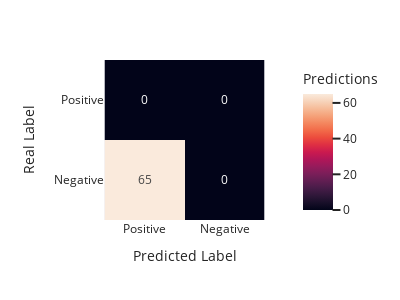

The cell this chart's notebook holds for it:
### Markdown cell above
##### 7.7. Individual Sample Visualization

### Code cell
# Create signal_df
event_idx = 1
print(dataset.csv_list[event_idx])
sample_df, conf_matrix = signal_exploration(event_idx, dataset, model)
metrics = conf_matrix_metrics(conf_matrix)
print(f"Confusion Matrix: {conf_matrix}")
print(sample_df)
plot_confusion_matrix(metrics)
false_positive = sample_df.query('Result == "FP"')
false_negative = sample_df.query('Result == "FN"')
# sample_df = pd.concat([sample_df, sample_df])
print("FALSE POSITVES")
print(false_positive)
print("")
print("FALSE NEGATIVES")
print(false_negative)

### Figure 1 — Plotly figure (JSON) as saved in the notebook; plotly's stock layout.template omitted (floating-point values rounded to 4 significant figures)
{"data": [{"coloraxis": "coloraxis", "hovertemplate": "Predicted Label: %{x}<br>Real Label: %{y}<br>Predictions: %{z}<extra></extra>", "name": "0", "texttemplate": "%{z}", "type": "heatmap", "x": ["Positive", "Negative"], "xaxis": "x", "y": ["Positive", "Negative"], "yaxis": "y", "z": [[0, 0], [65, 0]]}], "layout": {"coloraxis": {"colorbar": {"title": {"text": "Predictions"}}, "colorscale": [[0, "rgb(2,4,25)"], [0.0625, "rgb(24,15,41)"], [0.125, "rgb(47,23,57)"], [0.1875, "rgb(71,28,72)"], [0.25, "rgb(97,30,82)"], [0.3125, "rgb(123,30,89)"], [0.375, "rgb(150,27,91)"], [0.4375, "rgb(177,22,88)"], [0.5, "rgb(203,26,79)"], [0.5625, "rgb(223,47,67)"], [0.625, "rgb(236,76,61)"], [0.6875, "rgb(242,107,73)"], [0.75, "rgb(244,135,95)"], [0.8125, "rgb(245,162,122)"], [0.875, "rgb(246,188,153)"], [0.9375, "rgb(247,212,187)"], [1, "rgb(250,234,220)"]]}, "height": 300, "margin": {"t": 60}, "width": 400, "xaxis": {"anchor": "y", "constrain": "domain", "domain": [0, 1], "scaleanchor": "y", "title": {"text": "Predicted Label"}}, "yaxis": {"anchor": "x", "autorange": "reversed", "constrain": "domain", "domain": [0, 1], "title": {"text": "Real Label"}}}}
